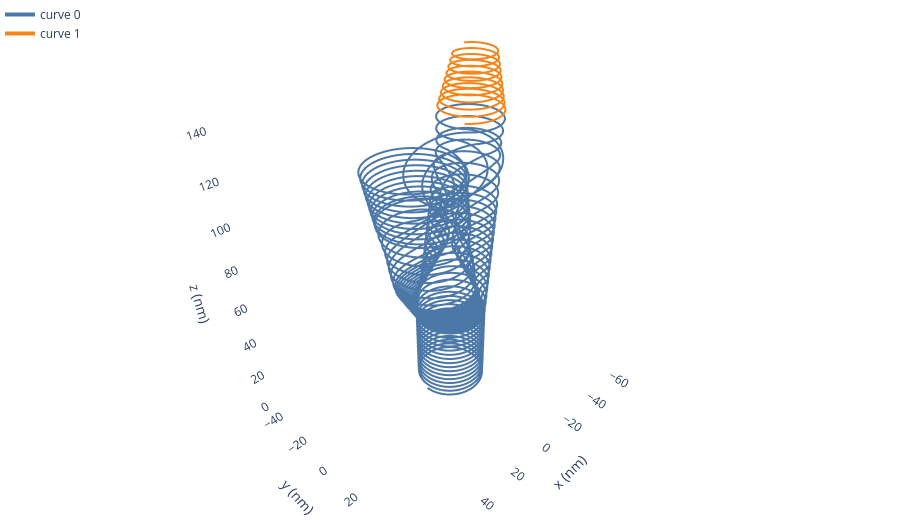

This figure's notebook cell:
### Markdown cell above
## Load

The spiral has two curves, because one DNA helix cannot follow the two arms of the Y segment.

### Code cell
curves = load_curves("../outputs/spiral_1.npz")
show_curves(curves)

### Figure 1 — Plotly figure (JSON) as saved in the notebook; plotly's stock layout.template omitted (floating-point values rounded to 4 significant figures; data arrays with more than 128 entries replaced by an {"elided": "..."} marker saying what was removed)
{"data": [{"hoverinfo": "name", "line": {"color": "#4C78A8", "width": 4}, "mode": "lines", "name": "curve 0", "type": "scatter3d", "x": {"elided": "21630 float values"}, "y": {"elided": "21630 float values"}, "z": {"elided": "21630 float values"}}, {"hoverinfo": "name", "line": {"color": "#F58518", "width": 4}, "mode": "lines", "name": "curve 1", "type": "scatter3d", "x": {"elided": "2314 float values"}, "y": {"elided": "2314 float values"}, "z": {"elided": "2314 float values"}}], "layout": {"height": 520, "legend": {"x": 0, "y": 1}, "margin": {"b": 0, "l": 0, "r": 0, "t": 0}, "scene": {"aspectmode": "data", "xaxis": {"showbackground": false, "title": {"text": "x (nm)"}}, "yaxis": {"showbackground": false, "title": {"text": "y (nm)"}}, "zaxis": {"showbackground": false, "title": {"text": "z (nm)"}}}}}
